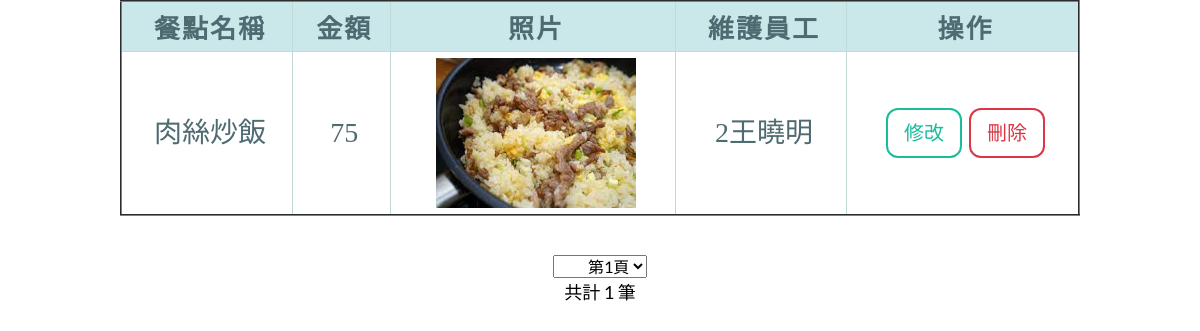
The app's page /project/shop.php?name_search=肉絲炒飯 with its own data.
### tables this page shows
CREATE TABLE `shop` (
  `shop_id` int(10) NOT NULL,
  `res_id` int(10) NOT NULL,
  `name` varchar(10) NOT NULL,
  `dollar` int(5) NOT NULL,
  `photo` text NOT NULL
);

CREATE TABLE `restaurant` (
  `res_id` int(10) NOT NULL COMMENT '員工_id',
  `res_name` varchar(10) NOT NULL COMMENT '員工姓名'
);

### project/shop.php (the view, shortened to what this page needs)
<!DOCTYPE html>
<html lang="en">
    <head>
        <link href="css/styles.css" rel="stylesheet" />
    </head>
    <body>
        <header>
            <center>
                        <section  id="banner">
							<?php
								include "connect.php";
                                $name=$_GET['name_search'];
                                $select = "SELECT * FROM `shop` as shop inner join `restaurant` as res on shop.res_id = res.res_id";
                                if($name!=""){
                                    $select.=" and `name` LIKE '%".$name."%'";
                                }
                                $select.=" GROUP BY `shop_id` order by `shop_id` asc";
                                $ret=mysqli_query($conn,$select);
                                $num=mysqli_num_rows($ret);
                                if($num=='0'){
                                    echo "<font style='color:red; Font-size:48px;font-family:微軟正黑體 Light;text-shadow: rgb(136, 136, 136) 2px 2px 2px;'>無此餐點!</font>";
                                }else{
                                    $data_nums = mysqli_num_rows($ret);
                                    $per = 10;
                                    $pages = ceil($data_nums/$per);
                                    if (!isset($_GET["page"])){
                                        $page=1;
                                    } else {
                                        $page = intval($_GET["page"]);
                                    }
                                    $start = ($page-1)*$per;
                                    $ret = mysqli_query($conn,$select.' LIMIT '.$start.', '.$per) or die("Error");
                                    echo"
                                        <table width='80%' id='mytable' align='center' border='2'>";
                                    echo "
                                        <tr align='center'>
											<th>餐點名稱</th>
											<th>金額</th>
											<th>照片</th>
											<th>維護員工</th>
											<th>操作</th>
                                        </tr>";
                                    While($row=mysqli_fetch_assoc($ret)){
                                        echo"<tr align='center'>
											<td>$row[name]</td>
											<td>$row[dollar]</td>
											<td><img src='upload/$row[photo]' alt='無照片' width='200' height='150'></td>
											<td>$row[res_id]$row[res_name]</td>
											<td>
												<input type='button' class='btn btn-outline-primary btn-lg'  value='修改' onclick='upd($row[shop_id]);'></input>
												<input type='button' class='btn btn-outline-danger btn-lg' value='刪除' onclick='del($row[shop_id]);'></input>
											</td>
										</tr>";
                                    };
                                    echo"</table></br>";
                                    echo "
                                        <div id='data_page'>
                                        <div class='select' style='width:120px;margin-top:15px;'>
                                            <select id='page' style='padding-left:30px;' class='select1' onchange='page();'>
                                        ";
                                        for($i=1;$i<=$pages;$i++){
                                        if($i==$page){
                                            echo "<option value='$i' selected>第".$i."頁</option>";
                                        }else{
                                            echo "<option value='$i'>第".$i."頁</option>";
                                             $q=$i;
                                            }
                                        }
                                        echo "
                                            </select>
                                            </div>
                                            </div>
                                        ";
                                    echo "<font size='4px' color='#000'>共計 $data_nums 筆</font>";
                                }
							?>
                        </section>
            </center>
        </header>
    </body>
</html>

### project/shop.php (style rules this page uses)
#mytable { width: 80%; padding: 0; margin: 0; }
th { font: bold 26px "Trebuchet MS", Verdana, Arial, Helvetica, sans-serif; color: #4f6b72; border-right: 1px solid #C1DAD7; border-bottom: 1px solid #C1DAD7; border-top: 1px solid #C1DAD7; letter-spacing: 2px; text-transform: uppercase; text-align: center; padding: 6px 6px 6px 12px; background: #CAE8EA url(images/bg_header.jpg) no-repeat; }
td { border-right: 1px solid #C1DAD7; border-bottom: 1px solid #C1DAD7; background: #fff; padding: 6px 6px 6px 12px; color: #4f6b72; }
table { font-size:28px;font-family:serif; }

### records on screen
shop: name "肉絲炒飯", dollar "75", photo (picture), res.res_id "2", res.res_name "王曉明"

### other values on screen
$data_nums "1"
